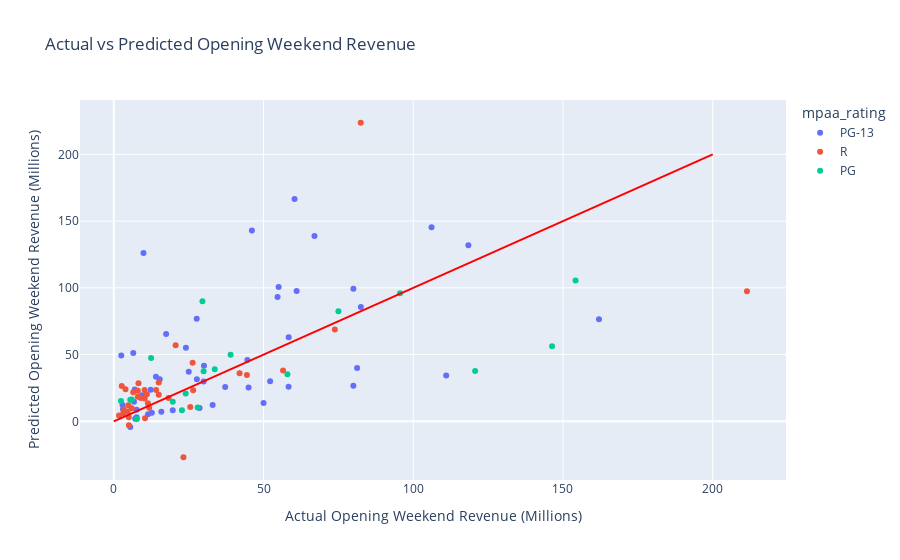

Notebook cell for this chart:
### Code cell
# plot actual vs predicted
y_pred_gam = gam.predict(X_test[relevant_features])

results_df_gam = pd.DataFrame({'predicted': y_pred_gam, 'actual': y_test})

# now add in X_test title, source, distributor, genre, creative_type, production_method, mpaa_rating, and release_day
results_df_gam['title'] = X_test['title']
results_df_gam['source'] = X_test['source']
results_df_gam['distributor_slug'] = X_test['distributor_slug']
results_df_gam['genre'] = X_test['genre']
results_df_gam['creative_type'] = X_test['creative_type']
results_df_gam['production_method'] = X_test['production_method']
results_df_gam['mpaa_rating'] = X_test['mpaa_rating']
results_df_gam['release_day'] = X_test['release_day']

results_df_gam['predicted'] = results_df_gam['predicted'] / 1000000

results_df_gam['actual'] = results_df_gam['actual'] / 1000000

# results_df_gam.to_csv('gam_results.csv', index=False)
import plotly.express as px
import plotly.graph_objects as go

# Create the scatter plot
fig = px.scatter(
    results_df_gam,
    x='actual',
    y='predicted',
    color='mpaa_rating',
    labels={
        'actual': 'Actual Opening Weekend Revenue (Millions)',
        'predicted': 'Predicted Opening Weekend Revenue (Millions)'
    },
    title='Actual vs Predicted Opening Weekend Revenue',
    hover_name='title'
)

# Add the diagonal line
fig.add_trace(
    go.Scatter(
        x=[0, 200],
        y=[0, 200],
        mode='lines',
        line=dict(color='red'),
        showlegend=False
    )
)

# Show the plot
fig.show()

### Figure 1 — Plotly figure (JSON) as saved in the notebook; plotly's stock layout.template omitted (floating-point values rounded to 4 significant figures)
{"data": [{"hovertemplate": "<b>%{hovertext}</b><br><br>mpaa_rating=PG-13<br>Actual Opening Weekend Revenue (Millions)=%{x}<br>Predicted Opening Weekend Revenue (Millions)=%{y}<extra></extra>", "hovertext": ["80 for Brady", "Ant-Man and the Wasp: Quantumania", "Jesus Revolution", "Creed III", "65", "Shazam! Fury of the Gods", "Dungeons & Dragons: Honor Among Thieves", "His Only Son", "Big George Foreman: The Miraculous Story of the Once and Future Heavyweight Champion of the World", "Are You There God? It’s Me, Margaret", "Guardians of the Galaxy Vol 3", "Fast X", "Transformers: Rise of the Beasts", "The Flash", "Indiana Jones and the Dial of Destiny", "Sound of Freedom", "Insidious: The Red Door", "Mission: Impossible Dead Reckoning Part One", "Barbie", "Haunted Mansion", "Meg 2: The Trench", "Blue Beetle", "The Creator", "Five Nights at Freddy’s", "The Marvels", "Next Goal Wins", "The Hunger Games: The Ballad of Songbirds & Snakes", "Godzilla Minus One (ゴジラ最新作)", "Aquaman and the Lost Kingdom", "Mean Girls", "Argylle", "Madame Web", "Dune: Part Two", "Imaginary", "Cabrini", "Arthur the King", "Ghostbusters: Frozen Empire", "Godzilla x Kong: The New Empire", "The Fall Guy", "Tarot", "Kingdom of the Planet of the Apes", "The Watchers", "A Quiet Place: Day One", "Sound of Hope: The Story of Possum Trot", "Fly Me to the Moon", "Twisters", "It Ends With Us", "Reagan", "Beetlejuice Beetlejuice"], "legendgroup": "PG-13", "marker": {"color": "#636efa", "symbol": "circle"}, "mode": "markers", "name": "PG-13", "orientation": "v", "showlegend": true, "type": "scatter", "x": [12.7, 106.1, 15.88, 58.37, 12.33, 30.11, 37.21, 5.501, 2.925, 6.739, 118.4, 67.02, 61.05, 55.04, 60.37, 19.68, 33.01, 54.69, 162.0, 24.08, 30.0, 25.03, 14.08, 80.0, 46.11, 2.5, 44.61, 11.42, 27.69, 28.64, 17.47, 15.34, 82.51, 9.913, 7.169, 7.634, 45.0, 80.01, 27.75, 6.503, 58.4, 7.004, 52.2, 3.079, 9.427, 81.25, 50.02, 7.651, 111.0], "xaxis": "x", "y": [6.32, 145.3, 7.14, 25.81, 23.65, 41.55, 25.72, -4.233, 12.26, 14.57, 132.0, 138.8, 97.7, 100.6, 166.5, 8.305, 12.3, 93.19, 76.4, 55.13, 29.83, 37.03, 33.45, 26.58, 142.9, 49.26, 45.87, 5.275, 76.79, 9.989, 65.33, 31.55, 85.71, 126.0, 1.988, 3.121, 25.35, 99.34, 31.42, 51.13, 62.98, 23.87, 29.97, 9.029, 19.49, 39.94, 13.78, 8.619, 34.24], "yaxis": "y"}, {"hovertemplate": "<b>%{hovertext}</b><br><br>mpaa_rating=R<br>Actual Opening Weekend Revenue (Millions)=%{x}<br>Predicted Opening Weekend Revenue (Millions)=%{y}<extra></extra>", "hovertext": ["Knock at the Cabin", "Operation Fortune: Ruse de guerre", "Scream VI", "John Wick: Chapter 4", "Renfield", "Beau is Afraid", "The Pope’s Exorcist", "The Machine", "No Hard Feelings", "Oppenheimer", "Talk To Me", "The Last Voyage of the Demeter", "Strays", "Dumb Money", "Expend4bles", "Saw X", "The Exorcist: Believer", "Killers of the Flower Moon", "Priscilla", "Thanksgiving", "Napoleon", "American Fiction", "The Iron Claw", "Anyone But You", "Ferrari", "Civil War", "Abigail", "Challengers", "The Strangers: Chapter 1", "Furiosa: A Mad Max Saga", "Bad Boys: Ride or Die", "Horizon: An American Saga Chapter 1", "Deadpool & Wolverine", "Alien: Romulus", "The Crow", "Speak No Evil"], "legendgroup": "R", "marker": {"color": "#EF553B", "symbol": "circle"}, "mode": "markers", "name": "R", "orientation": "v", "showlegend": true, "type": "scatter", "x": [14.13, 3.14, 44.45, 73.82, 8.026, 2.662, 9.006, 5.001, 15.0, 82.46, 10.43, 6.505, 8.248, 3.326, 8.039, 18.31, 26.5, 23.25, 5.04, 10.31, 20.64, 1.755, 4.868, 6.0, 3.922, 25.54, 10.3, 15.01, 11.83, 26.33, 56.53, 11.05, 211.4, 42.0, 4.645, 11.4], "xaxis": "x", "y": [23.51, 5.778, 34.64, 68.71, 22.84, 26.39, 17.4, 3.021, 19.98, 223.7, 2.338, 21.77, 28.54, 8.781, 18.33, 17.54, 23.26, -26.94, -2.926, 17.17, 56.98, 4.331, 12.03, 9.749, 23.99, 10.79, 23.53, 29.14, 10.14, 43.78, 38.09, 20.32, 97.4, 35.93, 7.268, 13.48], "yaxis": "y"}, {"hovertemplate": "<b>%{hovertext}</b><br><br>mpaa_rating=PG<br>Actual Opening Weekend Revenue (Millions)=%{x}<br>Predicted Opening Weekend Revenue (Millions)=%{y}<extra></extra>", "hovertext": ["The Super Mario Bros. Movie", "The Little Mermaid", "Spider-Man: Across the Spider-Verse", "Elemental", "Ruby Gillman, Teenage Kraken", "Teenage Mutant Ninja Turtles: Mutant Mayhem", "PAW Patrol: The Mighty Movie", "Journey to Bethlehem", "Trolls Band Together", "Wish", "Wonka", "Migration", "Kung Fu Panda 4", "Unsung Hero", "IF", "The Garfield Movie", "Inside Out 2", "Despicable Me 4", "Harold and the Purple Crayon"], "legendgroup": "PG", "marker": {"color": "#00cc96", "symbol": "circle"}, "mode": "markers", "name": "PG", "orientation": "v", "showlegend": true, "type": "scatter", "x": [146.4, 95.58, 120.7, 29.6, 5.501, 28.01, 22.76, 2.4, 30.0, 19.7, 39.01, 12.45, 57.99, 7.732, 33.72, 24.01, 154.2, 75.01, 6.003], "xaxis": "x", "y": [56.32, 96.01, 37.75, 89.91, 16.16, 10.32, 8.248, 15.15, 37.5, 14.72, 49.92, 47.35, 35.19, 1.692, 38.96, 20.88, 105.5, 82.45, 16.33], "yaxis": "y"}, {"line": {"color": "red"}, "mode": "lines", "showlegend": false, "type": "scatter", "x": [0, 200], "y": [0, 200]}], "layout": {"legend": {"title": {"text": "mpaa_rating"}, "tracegroupgap": 0}, "title": {"text": "Actual vs Predicted Opening Weekend Revenue"}, "xaxis": {"anchor": "y", "domain": [0, 1], "title": {"text": "Actual Opening Weekend Revenue (Millions)"}}, "yaxis": {"anchor": "x", "domain": [0, 1], "title": {"text": "Predicted Opening Weekend Revenue (Millions)"}}}}
